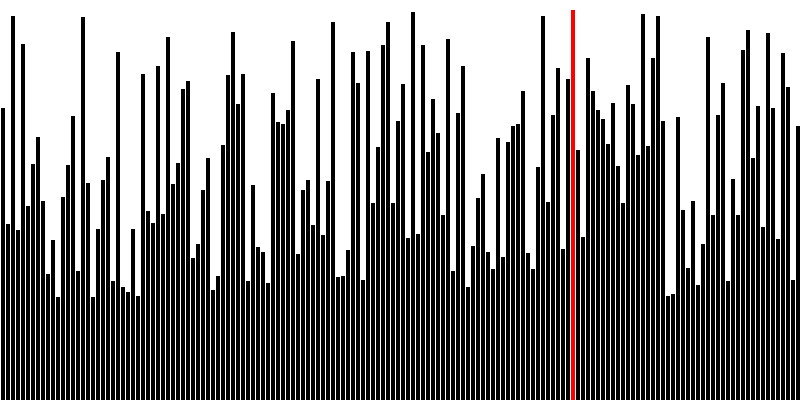
Frame 1 (no input)
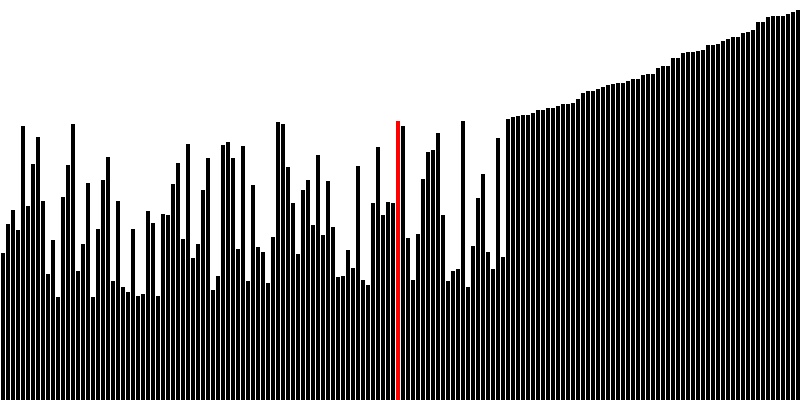
Frame 60 (the mouse pressed at the canvas centre just before this capture)
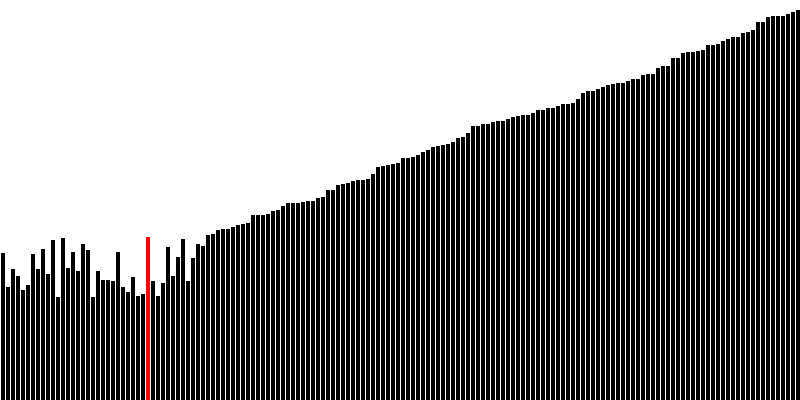
Frame 120 (the mouse held since frame 60 and released just before this capture)

The Processing sketch that drew these frames (run headless with seeded random() and noise(); from frame 60 on, the mouse is pressed at the canvas centre):

// Processing sketch: processing_117698
// ── processing_117698.pde

int n[];
int sortedIndex;
int barWidth = 5;

void setup() {
  size(800, 400);
  stroke(255);
  background(255);
  smooth();

  // make enough bars to fill the window width
  n=new int[width/barWidth];

  // we are looking for the biggest and swapping it with end of the array
  // so every itteration the size of the un sorted arry will decrece by 1
  sortedIndex = n.length-1;

  //populate our array n with random numbers
  //random gives us floats so we need to convert to intigers
  for (int i=0;i<n.length;i++) {
    n[i]= int(random(100, height));
  }

  //pull down the frame rate so it is observable
  frameRate(10);
}

void draw() {
  //refreash the screen
  background(255);

//  if there is stuff to sort go for it !
  if (sortedIndex > 0) {
    
    //used to store the lrges calue in teh array
    int biggest=0;
    //used to store the index of the larges value
    int indexOfBiggest=0;

    //step through the un sorted portion of our array n 
    for (int i=0;i<sortedIndex;i++) {
      
      //if the current value n[i] is bigger than the biggest thing we have seen so far..
      if (n[i] > biggest) {
        
        //update our biggest value variabel
        biggest = n[i];
        //update out index of biggest value variable
        indexOfBiggest = i;
      }
    }
    //variable used when drawing our rectangles
    int x=0;
    //step through all of our array
    for (int i =0;i<n.length;i++) {
      
      //if we are on the biggest un sorted value that we just found....
      if (i== indexOfBiggest) {
        //change the fill to red
        fill(255, 0, 0);
      }
      else {
        //for all the others keep it black
        fill(0);
      }
      //drw the bar (x,y,width,height)
      rect( x, height-n[i], barWidth, n[i]);
      //move out x position by barWidth
      x+=barWidth;
    }
    
    //each frame swap the largest value with the last item in the unsorted part of the array
    int temp = n[sortedIndex];
    n[sortedIndex] = n[indexOfBiggest];
    n[indexOfBiggest] = temp;
    
    //decreade the portion of our array that is not sorted
    sortedIndex--;
  }
  else {
    
    //if we are not sorting then just draw teh graph
    int x=0;
    for (int i =0;i<n.length;i++) {

      rect( x, height-n[i], barWidth, n[i]);
      x+=barWidth;
    }
  }
}

// when a key is pressed re initilise our array with a bunch of random values
// make sure we initilies the end of the unsorted portion of our array
void keyPressed() {
  background(255);
  sortedIndex = n.length-1;
  for (int i=0;i<n.length;i++) {
    n[i]= int(random(100, height));
  }
}
